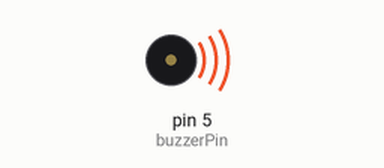
Bench run of a sketch on a simulated Arduino Uno, built with avr-gcc and run on an emulated ATmega328P. On the bench: buzzer (waves = sounding).

Above: at 0.2 s.
At 6.2 s:
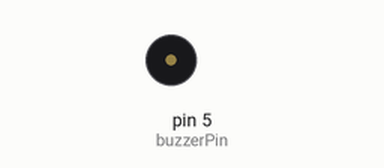
Timing chart, 0 to 10.4 s (numbered marks = the images above):
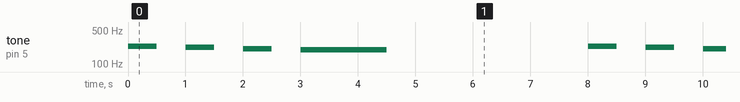

The sketch:

fail_sound.ino
```cpp
#include "pitches.h"

int buzzerPin = 5;

int fail_tone[] = {NOTE_AS3, NOTE_A3, NOTE_GS3};

int short_note = 500;
int long_note = 1500;

void setup() {

}

void loop() {
  for (int thisNote = 0; thisNote < 3; thisNote++) {
    tone(buzzerPin, fail_tone[thisNote], short_note);
    delay(1000);
  }

  tone(buzzerPin, NOTE_G3, long_note);

  delay(5000);
}
```

Measured:
- by itself, tone on pin 5 (buzzerPin): repeats every 8.0 s: silent 0.50 s, 220 Hz 0.50 s, silent 0.50 s, 208 Hz 0.50 s, silent 0.50 s, 196 Hz 1.5 s, silent 3.5 s, 233 Hz 0.50 s
